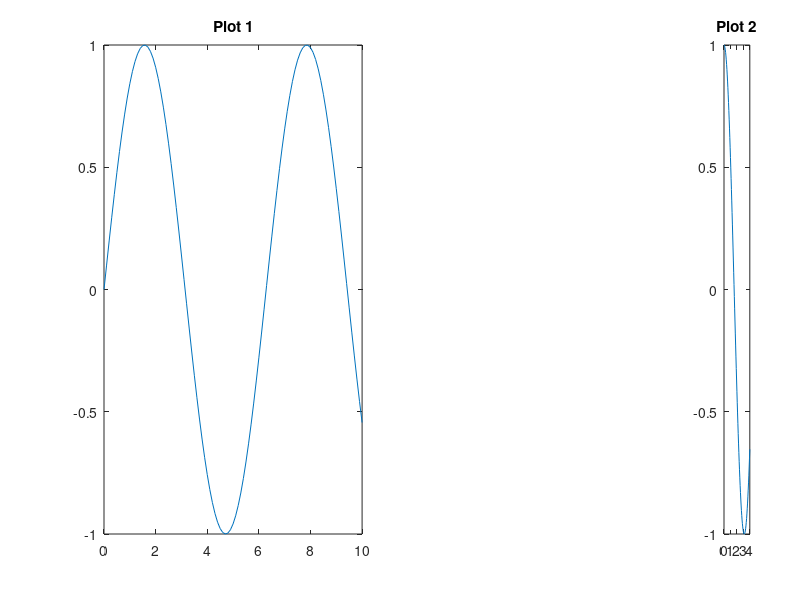

This figure's MATLAB source:
% Sample data for plotting
x1 = 0:0.1:10;
y1 = sin(x1);

x2 = 0:0.05:4;
y2 = cos(x2);

% Create the figure
figure;

% Set the position of the first subplot
subplot(1, 2, 1);
plot(x1, y1);
title('Plot 1');

% Set the position of the second subplot
subplot(1, 2, 2);
plot(x2, y2);
title('Plot 2');

% Manually adjust the position of the subplots to match the desired lengths
pos1 = get(gca, 'Position');  % Get the current position of the first subplot
pos2 = pos1;                  % Start with the same position for the second subplot
pos2(3) = pos2(3) / 10;       % Adjust the width of the second subplot to match the desired length
pos2(1) = pos2(1) + pos1(3);  % Shift the second subplot to the right of the first subplot
set(gca, 'Position', pos1);   % Set the new position for the first subplot
subplot(1, 2, 2);
set(gca, 'Position', pos2);   % Set the new position for the second subplot
